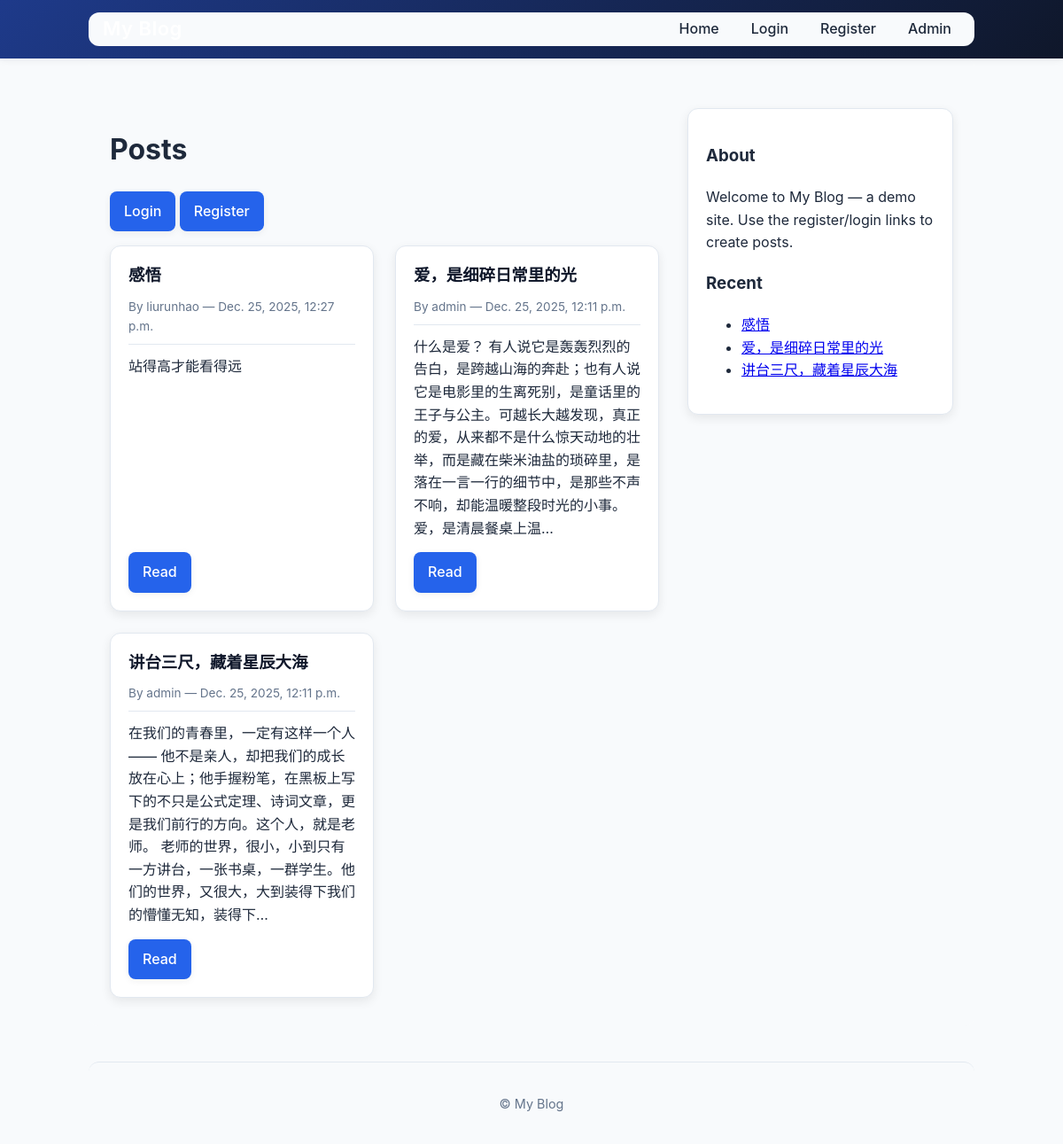
The page / on the database its author committed.
### blogs/models.py (models this page shows, shortened)
class BlogPost(models.Model):
    title = models.CharField(max_length=200)
    text = models.TextField()
    date_added = models.DateTimeField(auto_now_add=True)
    author = models.ForeignKey(User, on_delete=models.CASCADE)
    class Meta:
        ordering = ['-date_added']

### blogs/views.py (the view)
# urls.py: path('', HomePageView.as_view(), name='home'),
class HomePageView(ListView):
    model = BlogPost
    template_name = 'blogs/home.html'
    context_object_name = 'posts'
    ordering = ['-date_added']

### blogs/templates/blogs/home.html (shortened to what this page needs)
{% extends 'base.html' %}
{% block content %}
  <div class="layout">
    <main>
      <div class="page-head">
        <h1>Posts</h1>
        <p>
          {% if user.is_authenticated %}
            <a class="btn" href="{% url 'blogs:post-create' %}">Create new post</a>
          {% else %}
            <a class="btn" href="{% url 'login' %}">Login</a>
            <a class="btn" href="{% url 'blogs:register' %}">Register</a>
          {% endif %}
        </p>
      </div>
      <ul class="post-list">
    {% for post in posts %}
      <li class="post-card">
        <h2>{{ post.title }}</h2>
        <div class="meta">By {{ post.author }} — {{ post.date_added }}</div>
        <p class="excerpt">{{ post.text|truncatechars:140 }}</p>
        <div>
          <a class="btn" href="{% url 'blogs:post-detail' post.pk %}" target="_blank" rel="noopener">Read</a>
        </div>
      </li>
    {% empty %}
      <li class="post-card">No posts yet.</li>
    {% endfor %}
      </ul>
    </main>
    <aside class="sidebar">
      <h3>About</h3>
      <p>Welcome to My Blog — a demo site. Use the register/login links to create posts.</p>
      <h3>Recent</h3>
      <ul>
        {% for post in posts|slice:":5" %}
          <li><a href="#">{{ post.title }}</a></li>
        {% endfor %}
      </ul>
    </aside>
  </div>
{% endblock %}

### templates/base.html (shortened to what this page needs)
{% load static %}
<!DOCTYPE html>
<html>
  <head>
    <link rel="stylesheet" href="{% static 'css/style.css' %}">
  </head>
  <body>
    <header class="site-header">
      <div class="container header-row">
        <h1 class="site-title"><a href="/">My Blog</a></h1>
        <nav id="nav-menu" class="site-nav">
          <a href="/">Home</a>
          {% if user.is_authenticated %}
            <a href="{% url 'blogs:post-create' %}">New Post</a>
            <a href="{% url 'logout' %}">Logout</a>
          {% else %}
            <a href="{% url 'login' %}">Login</a>
            <a href="{% url 'blogs:register' %}">Register</a>
          {% endif %}
          <a href="{% url 'admin:index' %}">Admin</a>
        </nav>
      </div>
    </header>
    <main class="container">
      {% block content %}{% endblock %}
    </main>
    <footer class="site-footer container">
      <p>&copy; {{ now|date:"Y" }} My Blog</p>
    </footer>
  </body>
</html>

### static/css/style.css (style rules this page uses)
:root { --bg: #f8fafc; --card: #ffffff; --accent: #2563eb; --accent-hover: #1d4ed8; --muted: #64748b; --header: #0f172a; --border: #e2e8f0; --shadow-light: 0 2px 8px rgba(0, 0, 0, 0.06); --shadow: 0 4px 12px rgba(0, 0, 0, 0.08); --shadow-hover: 0 6px 16px rgba(0, 0, 0, 0.12); --text: #1e293b; --text-light: #64748b; --success-bg: #d1fae5; --success-text: #065f46; --error-bg: #fee2e2; --error-text: #b91c1c; --transition: all 0.3s ease; }
* { box-sizing: border-box; }
body { font-family: Inter, system-ui, -apple-system, 'Segoe UI', Roboto, 'Helvetica Neue', Arial, sans-serif; margin: 0; padding: 0; background: var(--bg); color: var(--text); line-height: 1.6; transition: var(--transition); }
.container { width: 92%; max-width: 1000px; margin: 0 auto; padding: 24px; background-color: var(--bg); border-radius: 12px; }
.site-header { background: linear-gradient(135deg, #1e3a8a 0%, #0f172a 100%); color: #fff; padding: 14px 0; box-shadow: var(--shadow-light); position: sticky; top: 0; z-index: 100; transition: var(--transition); }
.header-row { display: flex; justify-content: space-between; align-items: center; padding: 0 8px; }
.site-title { display: inline-block; margin: 0; padding: 0 8px; font-size: 22px; font-weight: 600; letter-spacing: 0.5px; }
.site-title a { color: #fff; text-decoration: none; transition: var(--transition); }
.site-nav { display: inline-flex; gap: 16px; align-items: center; padding-right: 8px; transition: var(--transition); }
.site-nav a { color: var(--text); margin-left: 0; padding: 6px 10px; text-decoration: none; font-weight: 500; border-radius: 6px; transition: var(--transition); position: relative; }
.site-footer { text-align: center; padding: 20px 0; color: var(--text-light); background: transparent; font-size: 0.9rem; margin-top: 40px; border-top: 1px solid var(--border); }
.btn { display: inline-block; padding: 10px 16px; background: var(--accent); color: #fff; border-radius: 8px; text-decoration: none; font-weight: 500; border: none; cursor: pointer; transition: var(--transition); box-shadow: var(--shadow-light); }
.post-list { list-style: none; margin: 0; padding: 0; display: grid; grid-template-columns: repeat(auto-fit, minmax(280px, 1fr)); gap: 24px; }
.post-card { background: var(--card); padding: 20px; border-radius: 12px; box-shadow: var(--shadow); border: 1px solid var(--border); transition: var(--transition); display: flex; flex-direction: column; height: 100%; }
.post-card h2 { margin: 0 0 12px 0; font-size: 1.15rem; font-weight: 600; color: var(--header); line-height: 1.4; }
.post-card .meta { color: var(--text-light); font-size: 0.85rem; margin-bottom: 12px; padding-bottom: 8px; border-bottom: 1px solid var(--border); }
.post-card p.excerpt { color: var(--text); margin: 0 0 14px 0; flex-grow: 1; }
#nav-menu { display: flex; gap: 16px; align-items: center; }
.layout { display: grid; grid-template-columns: 1fr 300px; gap: 32px; align-items: start; margin-top: 24px; }
.sidebar { background: var(--card); padding: 20px; border-radius: 12px; box-shadow: var(--shadow); border: 1px solid var(--border); transition: var(--transition); position: sticky; top: calc(70px + 14px); max-height: calc(100vh - 70px - 14px - 48px); overflow-y: auto; }
main.container { padding-top: 32px; padding-bottom: 32px; }

### rows shown on the page
BlogPost: title "感悟", author "liurunhao", date_added "Dec. 25, 2025, 12:27 p.m.", text "站得高才能看得远"
BlogPost: title "爱，是细碎日常里的光", author "admin", date_added "Dec. 25, 2025, 12:11 p.m.", text "什么是爱？ 有人说它是轰轰烈烈的告白，是跨越山海的奔赴；也有人说它是电影里的生离死别，是童话里的王子与公主。可越长大越发现，真正的爱，从来都不是什么惊天动地的壮举，而是藏在柴米油盐的琐碎里，是落在一言一行的细节中，是那些不声不响，却能温暖整段时光的小事。 爱，是清晨餐桌上温…"
BlogPost: title "讲台三尺，藏着星辰大海", author "admin", date_added "Dec. 25, 2025, 12:11 p.m.", text "在我们的青春里，一定有这样一个人 —— 他不是亲人，却把我们的成长放在心上；他手握粉笔，在黑板上写下的不只是公式定理、诗词文章，更是我们前行的方向。这个人，就是老师。 老师的世界，很小，小到只有一方讲台，一张书桌，一群学生。他们的世界，又很大，大到装得下我们的懵懂无知，装得下…"
